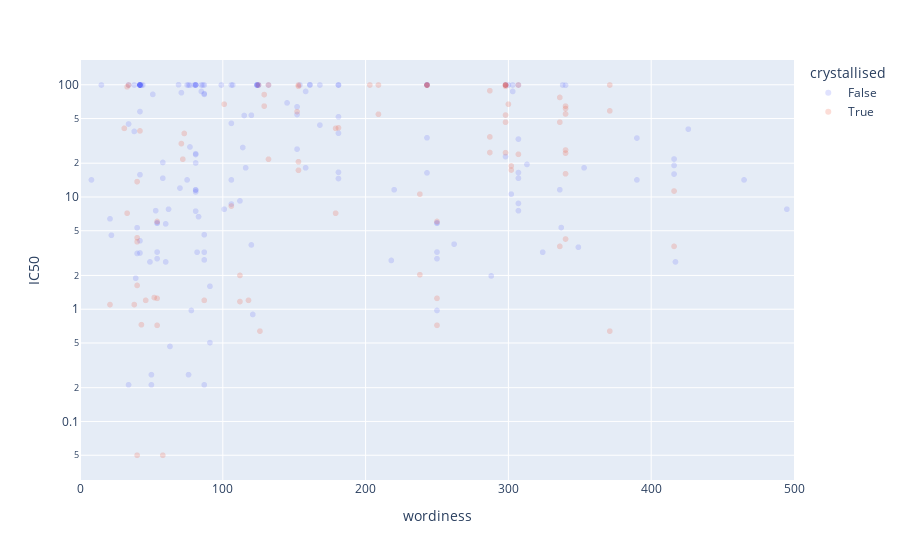

The cell this chart's notebook holds for it:
### Code cell
import plotly.express as px

moonshot['wordiness'] = moonshot.words.apply(len)
moonshot['crystallised'] = moonshot['Structure ID'] != ''

fig = px.scatter(moonshot.loc[moonshot['likely_submission_date'] < datetime(2020, 8, 1)],
          x='wordiness', y='IC50',
           log_y=True,
          color='crystallised',
          opacity=0.2)
fig.update_xaxes(range=[0, 500])
fig

### Figure 1 — Plotly figure (JSON) as saved in the notebook; plotly's stock layout.template omitted (floating-point values rounded to 4 significant figures; data arrays with more than 128 entries replaced by an {"elided": "..."} marker saying what was removed)
{"data": [{"hovertemplate": "crystallised=False<br>wordiness=%{x}<br>IC50=%{y}<extra></extra>", "legendgroup": "False", "marker": {"color": "#636efa", "opacity": 0.2, "symbol": "circle"}, "mode": "markers", "name": "False", "showlegend": true, "type": "scattergl", "x": {"elided": "12603 int values"}, "xaxis": "x", "y": {"elided": "12603 float values"}, "yaxis": "y"}, {"hovertemplate": "crystallised=True<br>wordiness=%{x}<br>IC50=%{y}<extra></extra>", "legendgroup": "True", "marker": {"color": "#EF553B", "opacity": 0.2, "symbol": "circle"}, "mode": "markers", "name": "True", "showlegend": true, "type": "scattergl", "x": {"elided": "252 int values"}, "xaxis": "x", "y": {"elided": "252 float values"}, "yaxis": "y"}], "layout": {"autosize": true, "legend": {"title": {"text": "crystallised"}, "tracegroupgap": 0}, "margin": {"t": 60}, "xaxis": {"anchor": "y", "domain": [0, 1], "range": [0, 500], "title": {"text": "wordiness"}, "type": "linear"}, "yaxis": {"anchor": "x", "autorange": true, "domain": [0, 1], "range": [-1.553, 2.252], "title": {"text": "IC50"}, "type": "log"}}}
